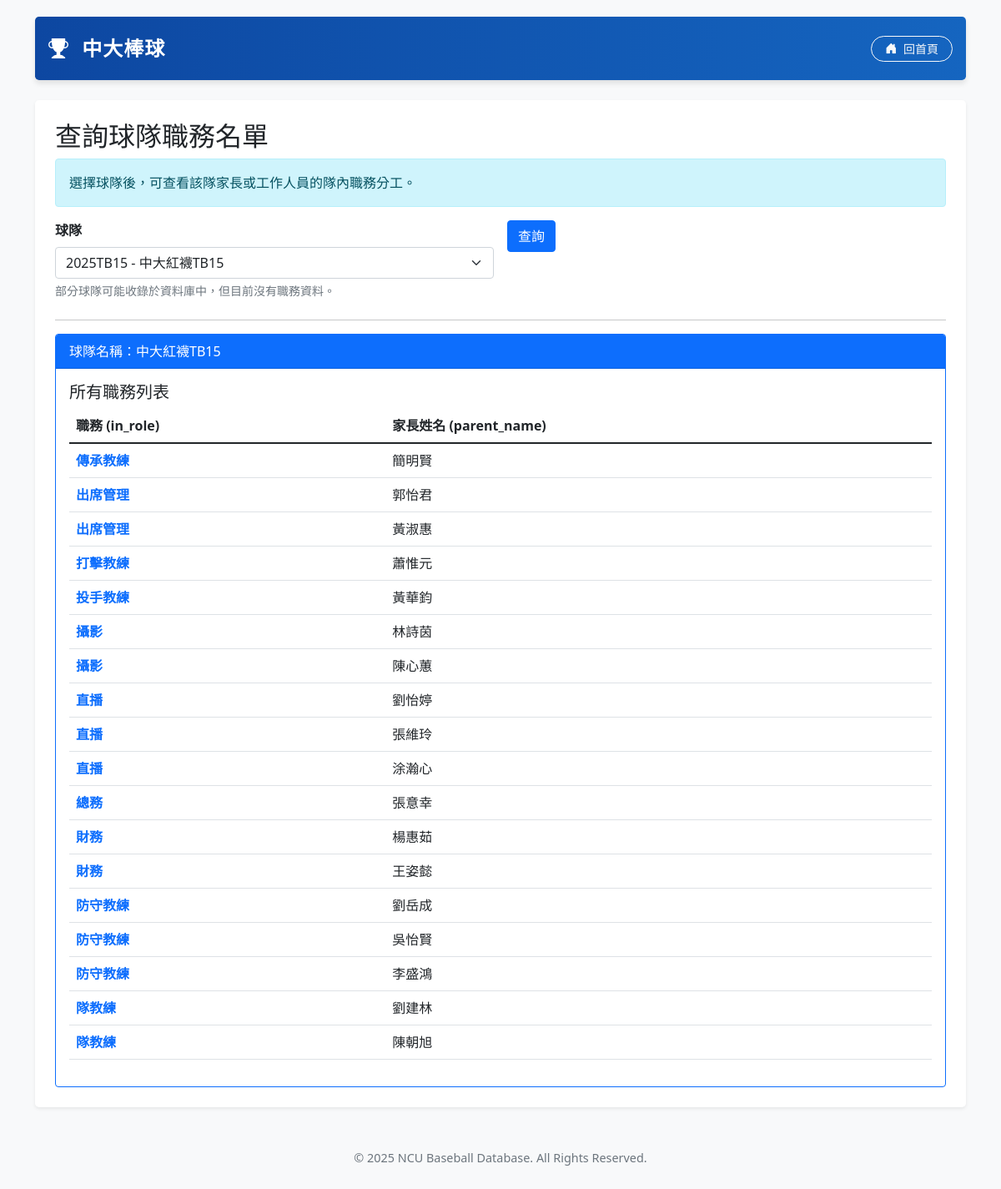
Screenshot of /team_all_roles?team_id=2025TB15 with the database file from the repository.
### tables this page shows
CREATE TABLE TEAM (
        team_id TEXT PRIMARY KEY,
        year INTEGER,
        level TEXT,
        team_code TEXT,
        team_name TEXT,
        timeslot TEXT,
        place TEXT,
        timeslot_night TEXT,
        place_night TEXT,
        timeslot_rain TEXT,
        place_rain TEXT
    );

CREATE TABLE TEAM_PARENT (
        family_id TEXT,
        code TEXT,
        team_id TEXT,
        in_role TEXT,
        PRIMARY KEY (family_id, code, team_id, in_role),
        FOREIGN KEY (family_id, code) REFERENCES PARENT (family_id, code),
        FOREIGN KEY (team_id) REFERENCES TEAM (team_id)
    );

CREATE TABLE PARENT (
        family_id TEXT,
        code TEXT,
        parent_name TEXT,
        nick_name TEXT,
        phone TEXT,
        email TEXT,
        PRIMARY KEY (family_id, code)
    );

### main.py (the view)
@app.route('/team_all_roles', methods=['GET'])
def search_team_all_roles():
    team_id = request.args.get('team_id')
    result = None
    error = None
    team_options = db_util.get_team_options()
    if team_id:
        team_id = team_id.strip()
        result = db_util.query_team_all_roles(team_id)
        if not result:
            if db_util.team_exists(team_id):
                error = "資料庫中有這支球隊，但目前沒有隊內職務資料。"
            else:
                error = "查無這支球隊。"
    return render_template('team_all_roles.html', result=result, search_id=team_id, error=error, team_options=team_options)

### db_util.py (called while the page is built)
def get_db_connection():
    conn = sqlite3.connect(DB_NAME)
    conn.row_factory = sqlite3.Row
    return conn

def _team_display_label(team_id, team_name):
    if team_name:
        return f"{team_id} - {team_name}"
    return team_id

def get_team_options():
    conn = get_db_connection()
    cursor = conn.cursor()
    query = '''
    SELECT team_id, team_name, year, level
    FROM TEAM
    WHERE team_id IS NOT NULL AND team_id != ''
    ORDER BY year DESC, level, team_name
    '''
    cursor.execute(query)
    rows = cursor.fetchall()
    conn.close()
    return [
        {
            'team_id': row['team_id'],
            'team_name': row['team_name'],
            'display_label': _team_display_label(row['team_id'], row['team_name']),
            'year': row['year'],
            'level': row['level']
        }
        for row in rows
    ]

def query_team_all_roles(team_id):
    conn = get_db_connection()
    cursor = conn.cursor()
    query = '''
    SELECT
        T.team_name,
        P.parent_name,
        TP.in_role
    FROM TEAM T
    JOIN TEAM_PARENT TP ON T.team_id = TP.team_id
    JOIN PARENT P ON TP.family_id = P.family_id AND TP.code = P.code
    WHERE T.team_id = ?
    ORDER BY TP.in_role, P.parent_name
    '''
    cursor.execute(query, (team_id,))
    rows = cursor.fetchall()
    conn.close()
    if not rows:
        return None
    return {
        'team_name': rows[0]['team_name'] or team_id,
        'roles': [
            {
                'parent_name': row['parent_name'],
                'in_role': row['in_role']
            }
            for row in rows
        ]
    }

### templates/team_all_roles.html (shortened to what this page needs)
{% extends "layout.html" %}
{% block content %}
<h2>查詢球隊職務名單</h2>
<div class="alert alert-info">
    選擇球隊後，可查看該隊家長或工作人員的隊內職務分工。
</div>
<form class="row g-3 mb-4">
    <div class="col-md-6">
        <label class="form-label fw-bold">球隊</label>
        <select name="team_id" class="form-select" required>
            {% for team in team_options %}
            <option value="{{ team.team_id }}" {% if search_id == team.team_id %}selected{% endif %}>
                {{ team.display_label }}
            </option>
            {% endfor %}
        </select>
        <div class="form-text">部分球隊可能收錄於資料庫中，但目前沒有職務資料。</div>
    </div>
    <div class="col-auto">
        <button type="submit" class="btn btn-primary">查詢</button>
    </div>
</form>
<hr>
{% if result %}
    <div class="card border-primary">
        <div class="card-header bg-primary text-white">
            球隊名稱：{{ result.team_name }}
        </div>
        <div class="card-body">
            <h5 class="card-title">所有職務列表</h5>
            <table class="table table-hover">
                <thead>
                    <tr>
                        <th>職務 (in_role)</th>
                        <th>家長姓名 (parent_name)</th>
                    </tr>
                </thead>
                <tbody>
                    {% for item in result.roles %}
                    <tr>
                        <td class="fw-bold text-primary">{{ item.in_role }}</td>
                        <td>{{ item.parent_name }}</td>
                    </tr>
                    {% endfor %}
                </tbody>
            </table>
        </div>
    </div>
{% elif error %}
    <div class="alert alert-danger">{{ error }}</div>
{% endif %}
{% endblock %}

### templates/layout.html (style rules this page uses)
body { padding-top: 20px; padding-bottom: 40px; background-color: #f8f9fa; }

### rows the page displays
TEAM: team_name "中大紅襪TB15"
TEAM_PARENT: in_role "傳承教練", parent_name "簡明賢"
TEAM_PARENT: in_role "出席管理", parent_name "郭怡君"
TEAM_PARENT: in_role "出席管理", parent_name "黃淑惠"
TEAM_PARENT: in_role "打擊教練", parent_name "蕭惟元"
TEAM_PARENT: in_role "投手教練", parent_name "黃華鈞"
TEAM_PARENT: in_role "攝影", parent_name "林詩茵"
TEAM_PARENT: in_role "攝影", parent_name "陳心蕙"
TEAM_PARENT: in_role "直播", parent_name "劉怡婷"
TEAM_PARENT: in_role "直播", parent_name "張維玲"
TEAM_PARENT: in_role "直播", parent_name "涂瀚心"
TEAM_PARENT: in_role "總務", parent_name "張意幸"
TEAM_PARENT: in_role "財務", parent_name "楊惠茹"
TEAM_PARENT: in_role "財務", parent_name "王姿懿"
TEAM_PARENT: in_role "防守教練", parent_name "劉岳成"
TEAM_PARENT: in_role "防守教練", parent_name "吳怡賢"
TEAM_PARENT: in_role "防守教練", parent_name "李盛鴻"
TEAM_PARENT: in_role "隊教練", parent_name "劉建林"
TEAM_PARENT: in_role "隊教練", parent_name "陳朝旭"

### other values shown
form field team_id "2025TB15 - 中大紅襪TB15"
